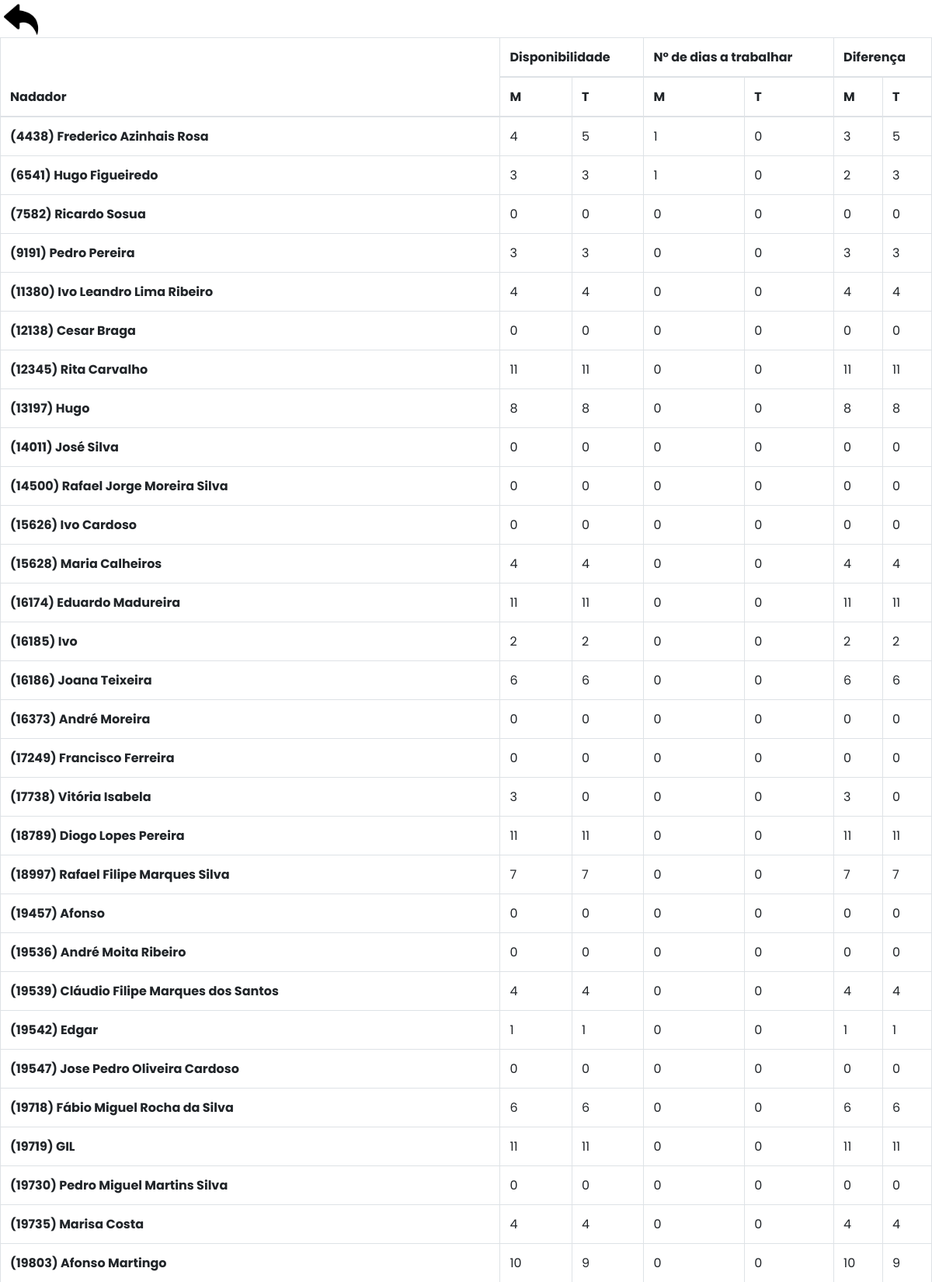
The app's page /estatisticas.php?data1=9/1/2022&data2=9/11/2022 (signed in, upper part) with its own data.
### tables this page shows
CREATE TABLE IF NOT EXISTS `tb_nadadores` (
  `id_nadador` int(11) NOT NULL,
  `nome` varchar(255) NOT NULL,
  `preferencia` varchar(255) DEFAULT NULL,
  PRIMARY KEY (`id_nadador`)
);

### DataSource.php (called while the page is built, shortened)
<?php
class DataSource
{
    private $conn;
    function __construct()
    {
        $this->conn = $this->getConnection();
    }
    public function getConnection()
    {
        $conn = new \mysqli(self::HOST, self::USERNAME, self::PASSWORD, self::DATABASENAME);
        $conn->set_charset("utf8");
        return $conn;
    }
    public function select($query, $paramType = "", $paramArray = array())
    {
        $stmt = $this->conn->prepare($query);
        $stmt->execute();
        $result = $stmt->get_result();
        if ($result->num_rows > 0) {
            while ($row = $result->fetch_assoc()) {
                $resultset[] = $row;
            }
        }
        if (! empty($resultset)) {
            return $resultset;
        }
    }
    public function getRecordCount($query, $paramType = "", $paramArray = array())
    {
        $stmt = $this->conn->prepare($query);
        $stmt->execute();
        $stmt->store_result();
        $recordCount = $stmt->num_rows;
        return $recordCount;
    }
}

### estatisticas.php (the view, shortened to what this page needs)
<?php
include ("header.php");
require_once 'DataSource.php';
$db = new DataSource();
?>
<body>
<a href="historico.php"><img src="return.png" style="width:50px; height:50px; position:absolute;left:2px"></img></a>
<br>
<br>
    <table class="table table-bordered " id="tabela">
        <col>
        <col>
        <col>
        <col>
        <thead>
        <tr>
            <th rowspan="2" >Nadador</th>
            <th colspan="2" >Disponibilidade</th>
            <th colspan="2" >Nº de dias a trabalhar</th>
            <th colspan="2">Diferença</th>
        </tr>
        <tr>
            <th scope="col">M</th>
            <th scope="col">T</th>
            <th scope="col">M</th>
            <th scope="col">T</th>
            <th scope="col">M</th>
            <th scope="col">T</th>
        </tr>
        </thead>
            <?php
            if (isset($_GET['data1']) && isset($_GET['data2'])){
                $query = "SELECT * FROM tb_dias where dia = '$_GET[data1]'";
                $result = $db->select($query);
                foreach($result as $row){
                    $diaUm = $row['id_dia'];
                }
                $query = "SELECT * FROM tb_dias where dia = '$_GET[data2]'";
                $result = $db->select($query);
                foreach($result as $row){
                    $diaDois = $row['id_dia'];
                }
            $query = " SELECT * FROM tb_nadadores";
                $result = $db->select($query);
                if ($db->getRecordCount($query)>0){
                    foreach($result as $re){
                        echo '<tr>';
                        echo '<th>'.'('.$re['id_nadador'].')'.$re['nome'].'</td>';
                        $query = "SELECT id_nadador,
                        COUNT(*) AS Manhas FROM
                        tb_disponibilidade WHERE Manhã = 1 AND id_nadador=$re[id_nadador] and id_dia between $diaUm and $diaDois;";
                        $result = $db->select($query);
                            foreach($result as $row){
                                $manhaDisponibilidade = $row['Manhas'];
                                echo '<td>'.$row['Manhas'].'</td>';
                            }
                        $query = "SELECT id_nadador,
                        COUNT(*) AS Tardes
                        FROM tb_disponibilidade WHERE Tarde = 1  AND id_nadador=$re[id_nadador] and id_dia between $diaUm and $diaDois";
                        $result = $db->select($query);
                            foreach($result as $ro){
                                $tardesDisponibilidade = $ro['Tardes'];
                                echo '<td>'.$ro['Tardes'].'</td>';
                            }
                        $query = "SELECT id_nadador,
                        COUNT(*) AS Manhas
                        FROM tb_escala WHERE Turno = 'Manhã'  AND id_nadador=$re[id_nadador] and id_dia between $diaUm and $diaDois";
                        $result = $db->select($query);
                            foreach($result as $r){
                                $manhasTrabalhadas = $r['Manhas'];
                                echo '<td>'.$r['Manhas'].'</td>';
                            }
                        $query = "SELECT id_nadador,
                        COUNT(*) AS Tardes
                        FROM tb_escala WHERE Turno = 'Tarde'  AND id_nadador=$re[id_nadador] and id_dia between $diaUm and $diaDois";
                        $result = $db->select($query);
                            foreach($result as $rol){
                                $tardesTrabalhadas = $rol['Tardes'];
                                echo '<td>'.$rol['Tardes'].'</td>';
                            }
                        $manhasDiferenca = $manhaDisponibilidade - $manhasTrabalhadas;
                        $tardesDiferenca = $tardesDisponibilidade - $tardesTrabalhadas;
                        echo '<td>'.$manhasDiferenca.'</td>';
                        echo '<td>'.$tardesDiferenca.'</td>';
                    }
                }
            }
            ?>
    </table>
</body>
</html>

### assets/css/navbar.css (style rules this page uses)
* { margin: 0; padding: 0; box-sizing: border-box; font-family: 'Poppins', sans-serif; }
body { min-height: 100vh; background-color: var(--body-color); transition: var(--tran-05); }

### records on screen
tb_nadadores: id_nadador "4438", nome "Frederico Azinhais Rosa", Manhas "4", Tardes "5", Manhas "1", Tardes "0", manhasDiferenca "3", tardesDiferenca "5"
tb_nadadores: id_nadador "6541", nome "Hugo Figueiredo", Manhas "3", Tardes "3", Manhas "1", Tardes "0", manhasDiferenca "2", tardesDiferenca "3"
tb_nadadores: id_nadador "7582", nome "Ricardo Sosua", Manhas "0", Tardes "0", manhasDiferenca "0", tardesDiferenca "0"
tb_nadadores: id_nadador "9191", nome "Pedro Pereira", Manhas "3", Tardes "3", Manhas "0", Tardes "0", manhasDiferenca "3", tardesDiferenca "3"
tb_nadadores: id_nadador "11380", nome "Ivo Leandro Lima Ribeiro", Manhas "4", Tardes "4", Manhas "0", Tardes "0", manhasDiferenca "4", tardesDiferenca "4"
tb_nadadores: id_nadador "12138", nome "Cesar Braga", Manhas "0", Tardes "0", manhasDiferenca "0", tardesDiferenca "0"
tb_nadadores: id_nadador "12345", nome "Rita Carvalho", Manhas "11", Tardes "11", Manhas "0", Tardes "0", manhasDiferenca "11", tardesDiferenca "11"
tb_nadadores: id_nadador "13197", nome "Hugo", Manhas "8", Tardes "8", Manhas "0", Tardes "0", manhasDiferenca "8", tardesDiferenca "8"
tb_nadadores: id_nadador "14011", nome "José Silva", Manhas "0", Tardes "0", manhasDiferenca "0", tardesDiferenca "0"
tb_nadadores: id_nadador "14500", nome "Rafael Jorge Moreira Silva", Manhas "0", Tardes "0", manhasDiferenca "0", tardesDiferenca "0"
tb_nadadores: id_nadador "15626", nome "Ivo Cardoso", Manhas "0", Tardes "0", manhasDiferenca "0", tardesDiferenca "0"
tb_nadadores: id_nadador "15628", nome "Maria Calheiros", Manhas "4", Tardes "4", Manhas "0", Tardes "0", manhasDiferenca "4", tardesDiferenca "4"
tb_nadadores: id_nadador "16174", nome "Eduardo Madureira", Manhas "11", Tardes "11", Manhas "0", Tardes "0", manhasDiferenca "11", tardesDiferenca "11"
tb_nadadores: id_nadador "16185", nome "Ivo", Manhas "2", Tardes "2", Manhas "0", Tardes "0", manhasDiferenca "2", tardesDiferenca "2"
tb_nadadores: id_nadador "16186", nome "Joana Teixeira", Manhas "6", Tardes "6", Manhas "0", Tardes "0", manhasDiferenca "6", tardesDiferenca "6"
tb_nadadores: id_nadador "16373", nome "André Moreira", Manhas "0", Tardes "0", manhasDiferenca "0", tardesDiferenca "0"
tb_nadadores: id_nadador "17249", nome "Francisco Ferreira", Manhas "0", Tardes "0", manhasDiferenca "0", tardesDiferenca "0"
tb_nadadores: id_nadador "17738", nome "Vitória Isabela", Manhas "3", Tardes "0", Manhas "0", manhasDiferenca "3", tardesDiferenca "0"
tb_nadadores: id_nadador "18789", nome "Diogo Lopes Pereira", Manhas "11", Tardes "11", Manhas "0", Tardes "0", manhasDiferenca "11", tardesDiferenca "11"
tb_nadadores: id_nadador "18997", nome "Rafael Filipe Marques Silva", Manhas "7", Tardes "7", Manhas "0", Tardes "0", manhasDiferenca "7", tardesDiferenca "7"
tb_nadadores: id_nadador "19457", nome "Afonso", Manhas "0", Tardes "0", manhasDiferenca "0", tardesDiferenca "0"
tb_nadadores: id_nadador "19536", nome "André Moita Ribeiro", Manhas "0", Tardes "0", manhasDiferenca "0", tardesDiferenca "0"
tb_nadadores: id_nadador "19539", nome "Cláudio Filipe Marques dos Santos", Manhas "4", Tardes "4", Manhas "0", Tardes "0", manhasDiferenca "4", tardesDiferenca "4"
tb_nadadores: id_nadador "19542", nome "Edgar", Manhas "1", Tardes "1", Manhas "0", Tardes "0", manhasDiferenca "1", tardesDiferenca "1"
tb_nadadores: id_nadador "19547", nome "Jose Pedro Oliveira Cardoso", Manhas "0", Tardes "0", manhasDiferenca "0", tardesDiferenca "0"
tb_nadadores: id_nadador "19718", nome "Fábio Miguel Rocha da Silva", Manhas "6", Tardes "6", Manhas "0", Tardes "0", manhasDiferenca "6", tardesDiferenca "6"
tb_nadadores: id_nadador "19719", nome "GIL", Manhas "11", Tardes "11", Manhas "0", Tardes "0", manhasDiferenca "11", tardesDiferenca "11"
tb_nadadores: id_nadador "19730", nome "Pedro Miguel Martins Silva", Manhas "0", Tardes "0", manhasDiferenca "0", tardesDiferenca "0"
tb_nadadores: id_nadador "19735", nome "Marisa Costa", Manhas "4", Tardes "4", Manhas "0", Tardes "0", manhasDiferenca "4", tardesDiferenca "4"
tb_nadadores: id_nadador "19803", nome "Afonso Martingo", Manhas "10", Tardes "9", Manhas "0", Tardes "0", manhasDiferenca "10", tardesDiferenca "9"
